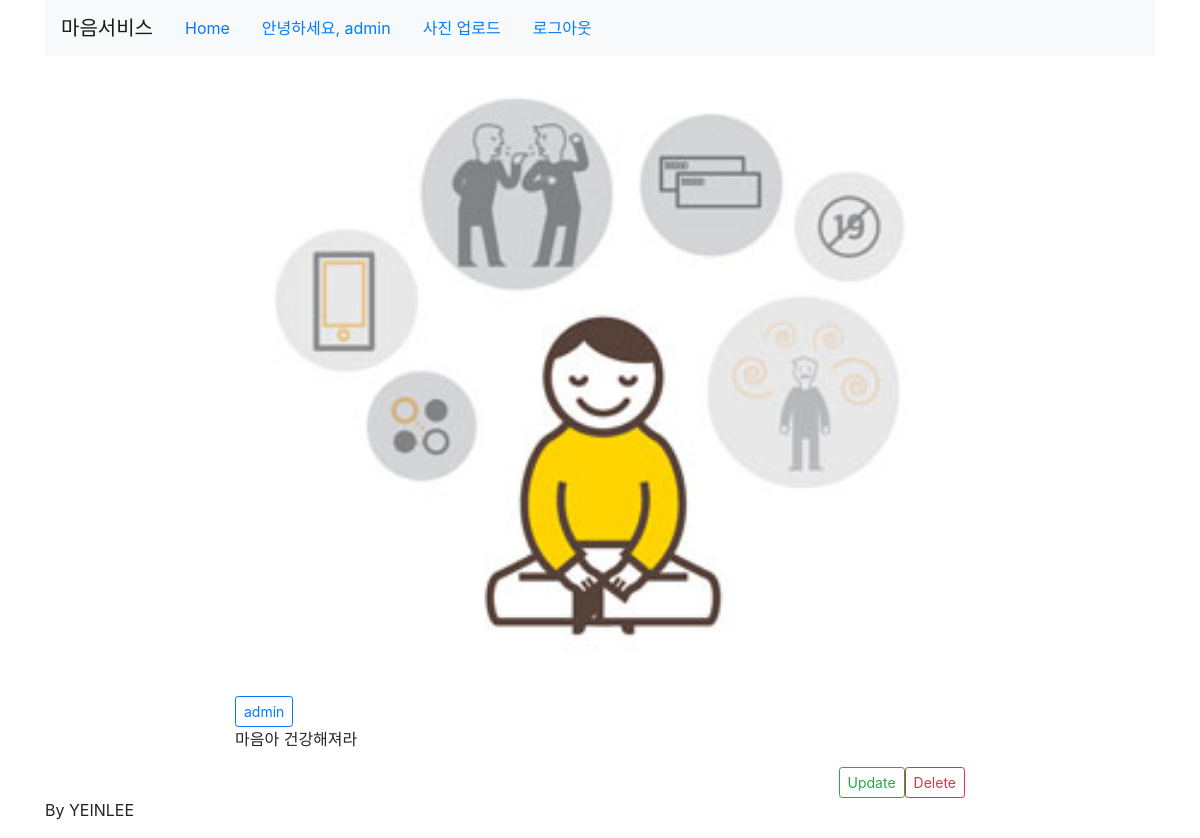
The app's page /detail/3/ (signed in) with its own data.
### photo/models.py (models this page shows, shortened)
class Photo(models.Model):
    author = models.ForeignKey(User, on_delete=models.CASCADE, related_name='user_photos')
    photo = models.ImageField(upload_to='photos/%Y/%m/%d', default='photos/no_image.png')
    text = models.TextField()
    created = models.DateTimeField(auto_now_add=True)
    updated = models.DateTimeField(auto_now=True)
    class Meta:
        ordering = ['-updated']

### photo/templates/photo/detail.html (shortened to what this page needs)
{% extends 'base.html' %}
{% block content %}
    <div class="row">
        <div class="col-md-2"></div>
        <div class="col-md-8 panel panel-default">
            <p><img src="{{object.photo.url}}" style="width:100%;"></p>
            <button type="button" class="btn btn-outline-primary btn-sm">
                    {{object.author.username}}</button>
                <p>{{object.text|linebreaksbr}}</p>
                <a href="{% url 'photo:photo_delete' pk=object.id %}" class="btn btn-outline-danger btn-sm float-right">Delete</a>
                <a href="{% url 'photo:photo_update' pk=object.id %}" class="btn btn-outline-success btn-sm float-right">Update</a>
        </div>
        <div class="col-md-2"></div>
    </div>
{% endblock %}

### templates/base.html (shortened to what this page needs)
<!DOCTYPE html>
<html lang="en">
<head>
    <link rel="stylesheet" href="https://stackpath.bootstrapcdn.com/bootstrap/4.3.1/css/bootstrap.min.css">
</head>
<body>
<div class="container">
    <header class="header clearfix">
        <nav class="navbar navbar-expand-lg navbar-light bg-light">
            <a class="navbar-brand" href="/">마음서비스</a>
            <ul class="nav">
                <li class="nav-item"><a href="/" class="active nav-link">Home</a></li>
                {% if user.is_authenticated %}
                <li class="nav-item"><a href="#" class="nav-link">안녕하세요, {{user.get_username}}</a></li>
                <li class="nav-item"><a href="{% url 'photo:photo_upload' %}" class="nav-link">사진 업로드</a></li>
                <li class="nav-item"><a href="{% url 'logout' %}" class="nav-link">로그아웃</a></li>
                {% else %}
                <li class="nav-item"><a href="{% url 'login' %}" class="nav-link">로그인</a></li>
                <li class="nav-item"><a href="{% url 'register' %}" class="nav-link">회원가입</a></li>
                {% endif %}
            </ul>
        </nav>
    </header>
    {% block content %}
    {% endblock %}
    <footer class="footer">
        <p>By YEINLEE</p>
    </footer>
</div>
</body>
</html>

### records on screen
Photo: photo (picture), author.username "admin", text "마음아 건강해져라"

### other values on screen
{{ user.get_username }} "admin"
